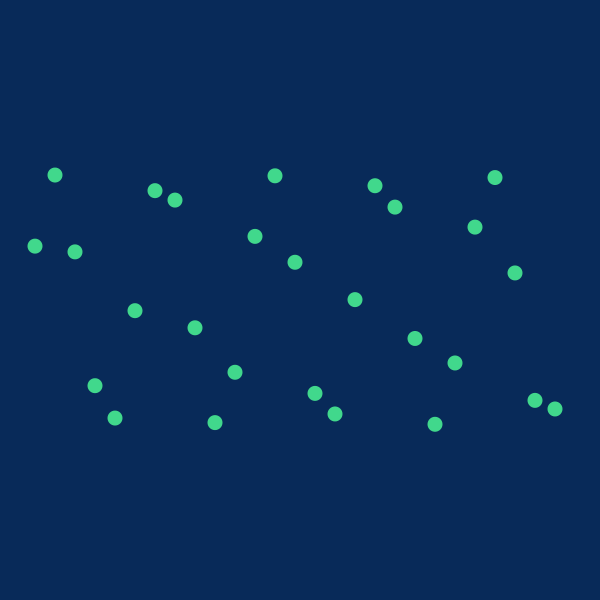
Frame 1 (no input)
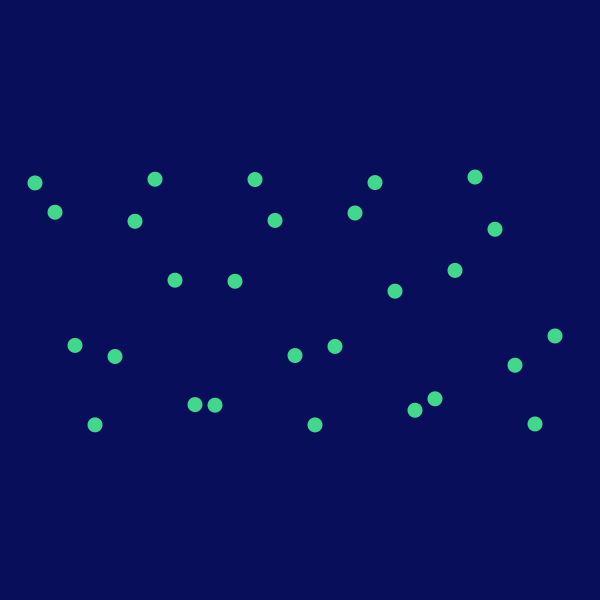
Frame 60 (the mouse pressed at the canvas centre just before this capture)
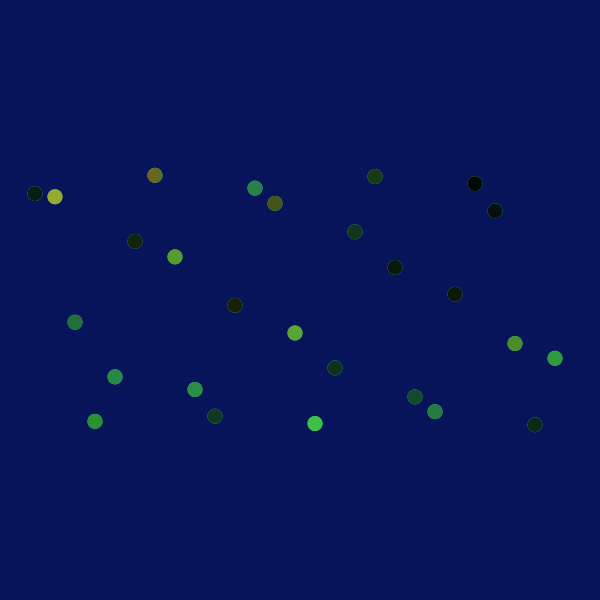
Frame 120 (the mouse held since frame 60 and released just before this capture)

The Processing sketch that drew these frames (run headless with seeded random() and noise(); from frame 60 on, the mouse is pressed at the canvas centre):

// Processing sketch: processing_144521
// ── processing_144521.pde

float index = 0.0;

void setup()
{
  size(600, 600);
}

void draw()
{
  background(0, 0, 0, 5);
  noStroke();
  colorMode(HSB, 360, 100, 100, 5);


  float h = map(sin(index), -1, 1, 185, 245);
  background(h, 90, 35, 5);

  index += 0.003;

  translate(0, height/2);

  for (int i=35; i<575; i+=20)
  {
    fill(150, 70, 85);
    ellipse(i, sin(index+i)*125, 15, 15);
  }

  pushMatrix();

  if (mousePressed == true)
  {

    for (int i=35; i<575; i+=20)
    {
      fill(random(50, 150), 70, random(85));
      ellipse(i, sin(index+i)*125, 15, 15);
    }
    index += 0.1;
  }
  else
  {
    index += 0.01;
  }

  popMatrix();
}
